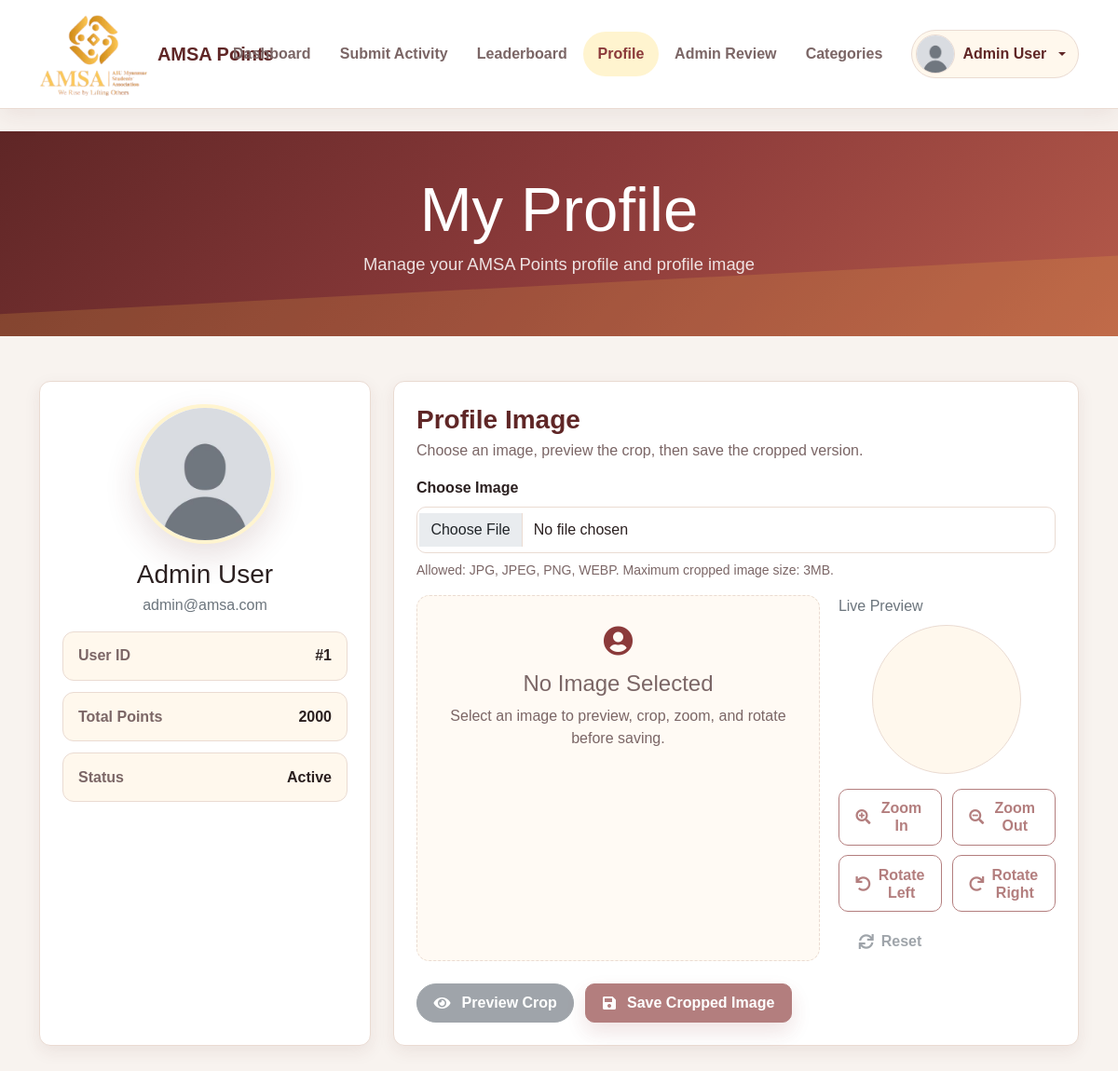
Screenshot of /point/profile.php (signed in) with the database file from the repository.
### tables this page shows
CREATE TABLE `user` (
  `id` int(11) NOT NULL,
  `name` varchar(100) NOT NULL,
  `password` varchar(255) NOT NULL,
  `email` varchar(150) NOT NULL,
  `role` enum('member','president','vice_president','secretary','male_treasurer','female_treasurer','system_admin') NOT NULL DEFAULT 'member',
  `status` enum('active','inactive','suspended') NOT NULL DEFAULT 'active',
  `profile_image` varchar(255) DEFAULT NULL,
  `last_login` datetime DEFAULT NULL,
  `created_at` datetime DEFAULT current_timestamp(),
  `updated_at` datetime DEFAULT NULL ON UPDATE current_timestamp()
);

### config/database.php (called while the page is built, shortened)
<?php
$conn = new mysqli(DB_HOST, DB_USER, DB_PASS, DB_NAME);
$conn->set_charset("utf8mb4");
function ensureProfileImageColumn() {
    global $conn;
    $stmt = $conn->prepare("
        SELECT COUNT(*) AS total
        FROM INFORMATION_SCHEMA.COLUMNS
        WHERE TABLE_SCHEMA = DATABASE()
          AND TABLE_NAME = 'user'
          AND COLUMN_NAME = 'profile_image'
    ");
    $stmt->execute();
    $exists = (int) ($stmt->get_result()->fetch_assoc()['total'] ?? 0);
    if ($exists > 0) {
        return true;
    }
    return $conn->query("ALTER TABLE `user` ADD COLUMN `profile_image` varchar(255) DEFAULT NULL AFTER `status`");
}
function profileImageUrl($profileImage = null, $prefix = '../') {
    $profileImage = trim((string) $profileImage);
    return rtrim($prefix, '/') . '/img/user.jpg';
}
function getUserProfile($userId) {
    global $conn;
    ensureProfileImageColumn();
    $stmt = $conn->prepare("
        SELECT u.id, u.name, u.email, u.role, u.status, u.created_at, u.profile_image,
               COALESCE(up.total_points, 0) AS total_points
        FROM user u
        LEFT JOIN user_points up ON up.user_id = u.id
        WHERE u.id = ?
    ");
    $stmt->bind_param("i", $userId);
    $stmt->execute();
    return $stmt->get_result()->fetch_assoc();
}
function currentUserId() {
    if (isset($_SESSION['user_id'])) {
        return (int) $_SESSION['user_id'];
    }
    return null;
}
function normalizeRole($role) {
    return $role === 'admin' ? 'system_admin' : $role;
}
function adminRoleValues() {
    return [
        'president',
        'vice_president',
        'secretary',
        'male_treasurer',
        'female_treasurer',
        'system_admin',
    ];
}
function isAdminRole($role) {
    return in_array(normalizeRole($role), adminRoleValues(), true);
}
function currentUserRole() {
    global $conn;
    $userId = currentUserId();
    $stmt = $conn->prepare("SELECT role FROM user WHERE id = ? AND status = 'active'");
    $stmt->bind_param("i", $userId);
    $stmt->execute();
    $user = $stmt->get_result()->fetch_assoc();
    if ($user) {
        $role = normalizeRole($user['role']);
        return $role;
    }
    return null;
}
?>

### point/profile.php (the view, shortened to what this page needs)
<?php
require_once '../config/database.php';
$userId = currentUserId();
$profile = getUserProfile($userId);
$profileImageUrl = profileImageUrl($profile['profile_image'] ?? null, '../');
?>
<!DOCTYPE html>
<html lang="en">
<head>
    <link href="https://cdn.jsdelivr.net/npm/bootstrap@5.0.0/dist/css/bootstrap.min.css" rel="stylesheet">
    <link href="https://cdnjs.cloudflare.com/ajax/libs/cropperjs/1.6.2/cropper.min.css" rel="stylesheet">
    <link href="points-style.css" rel="stylesheet">
    <link href="https://cdnjs.cloudflare.com/ajax/libs/font-awesome/5.10.0/css/all.min.css" rel="stylesheet">
</head>
<body class="points-page">
    <?php include __DIR__ . '/includes/navbar.php'; ?>
    <div class="container-fluid bg-primary points-hero py-5 mb-5">
        <div class="container text-center">
            <h1 class="display-4 text-white">My Profile</h1>
            <p class="text-white">Manage your AMSA Points profile and profile image</p>
        </div>
    </div>
    <div class="container points-page-shell mb-5">
        <div class="row g-4">
            <div class="col-lg-4">
                <div class="amsa-card profile-card text-center h-100">
                    <img src="<?php echo htmlspecialchars($profileImageUrl); ?>" class="profile-avatar-lg" alt="Profile image">
                    <h3 class="mt-3 mb-1"><?php echo htmlspecialchars($profile['name']); ?></h3>
                    <p class="text-muted mb-3"><?php echo htmlspecialchars($profile['email']); ?></p>
                    <div class="profile-meta-list">
                        <div><span>User ID</span><strong>#<?php echo (int) $profile['id']; ?></strong></div>
                        <div><span>Total Points</span><strong><?php echo (int) $profile['total_points']; ?></strong></div>
                        <div><span>Status</span><strong><?php echo htmlspecialchars(ucfirst($profile['status'])); ?></strong></div>
                    </div>
                </div>
            </div>
            <div class="col-lg-8">
                <div class="amsa-card profile-editor-card">
                    <div class="points-section-header mt-0">
                        <div>
                            <h3>Profile Image</h3>
                            <p>Choose an image, preview the crop, then save the cropped version.</p>
                        </div>
                    </div>
                    <form method="POST" id="profileImageForm">
                        <div class="mb-3">
                            <label class="form-label">Choose Image</label>
                            <input type="file" id="profileImageInput" class="form-control amsa-form-control" accept="image/jpeg,image/jpg,image/png,image/webp,.jpg,.jpeg,.png,.webp">
                            <div class="amsa-upload-hint">Allowed: JPG, JPEG, PNG, WEBP. Maximum cropped image size: 3MB.</div>
                        </div>
                        <div class="profile-crop-layout">
                            <div class="profile-crop-stage">
                                <div id="cropPlaceholder" class="amsa-empty-state">
                                    <i class="fas fa-user-circle fa-2x mb-3 text-primary"></i>
                                    <h4>No Image Selected</h4>
                                    <p class="mb-0">Select an image to preview, crop, zoom, and rotate before saving.</p>
                                </div>
                            </div>
                            <div class="profile-preview-panel">
                                <span class="text-muted d-block mb-2">Live Preview</span>
                                <div class="profile-preview"></div>
                                <div class="profile-crop-actions mt-3">
                                    <button type="button" class="btn btn-outline-primary amsa-btn amsa-btn-ghost" id="zoomInBtn" disabled><i class="fas fa-search-plus"></i> Zoom In</button>
                                    <button type="button" class="btn btn-outline-primary amsa-btn amsa-btn-ghost" id="zoomOutBtn" disabled><i class="fas fa-search-minus"></i> Zoom Out</button>
                                    <button type="button" class="btn btn-outline-primary amsa-btn amsa-btn-ghost" id="rotateLeftBtn" disabled><i class="fas fa-undo"></i> Rotate Left</button>
                                    <button type="button" class="btn btn-outline-primary amsa-btn amsa-btn-ghost" id="rotateRightBtn" disabled><i class="fas fa-redo"></i> Rotate Right</button>
                                    <button type="button" class="btn btn-outline-secondary amsa-btn amsa-btn-secondary" id="resetBtn" disabled><i class="fas fa-sync"></i> Reset</button>
                                </div>
                            </div>
                        </div>
                        <div class="amsa-button-group mt-4">
                            <button type="button" class="btn btn-secondary amsa-btn amsa-btn-secondary" id="previewCropBtn" disabled>
                                <i class="fas fa-eye me-1"></i> Preview Crop
                            </button>
                            <button type="submit" class="btn btn-primary amsa-btn amsa-btn-primary" id="saveProfileImageBtn" disabled>
                                <i class="fas fa-save me-1"></i> Save Cropped Image
                            </button>
                        </div>
                    </form>
                </div>
            </div>
        </div>
    </div>
</body>
</html>

### point/includes/navbar.php (shortened to what this page needs)
<?php
$pointsUser = currentUserId() ? getUserProfile(currentUserId()) : null;
$pointsUserName = $pointsUser['name'] ?? ($_SESSION['user_name'] ?? 'AMSA User');
$pointsUserRole = currentUserRole();
$pointsAvatar = profileImageUrl($pointsUser['profile_image'] ?? null, '../');
$pointsIsAdmin = isAdminRole($pointsUserRole);
function pointsNavActive($page) {
    return basename($_SERVER['PHP_SELF']) === $page ? 'active' : '';
}
?>
<nav class="navbar navbar-light bg-light points-navbar border-bottom mb-4">
    <div class="container points-nav-container">
        <a class="navbar-brand fw-bold points-nav-brand" href="my_points.php">
            <img src="../img/logo.png" class="points-nav-logo" alt="AMSA">
            <span>AMSA Points</span>
        </a>
        <div class="points-nav-links">
            <a class="nav-link <?php echo pointsNavActive('my_points.php'); ?>" href="my_points.php">Dashboard</a>
            <a class="nav-link <?php echo pointsNavActive('point_request.php'); ?>" href="point_request.php">Submit Activity</a>
            <a class="nav-link <?php echo pointsNavActive('leaderboard.php'); ?>" href="leaderboard.php">Leaderboard</a>
            <a class="nav-link <?php echo pointsNavActive('profile.php'); ?>" href="profile.php">Profile</a>
            <?php if ($pointsIsAdmin): ?>
                <a class="nav-link <?php echo pointsNavActive('admin_points.php'); ?>" href="admin_points.php">Admin Review</a>
                <a class="nav-link <?php echo pointsNavActive('point_categories_admin.php'); ?>" href="point_categories_admin.php">Categories</a>
            <?php endif; ?>
        </div>
        <div class="points-nav-profile dropdown">
            <button class="points-profile-toggle dropdown-toggle" type="button" id="pointsProfileDropdown" data-bs-toggle="dropdown" aria-expanded="false">
                <img src="<?php echo htmlspecialchars($pointsAvatar); ?>" class="points-nav-avatar" alt="Profile image">
                <span><?php echo htmlspecialchars($pointsUserName); ?></span>
            </button>
        </div>
    </div>
</nav>

### css/amsa-design-system.css (style rules this page uses)
:root { --amsa-color-primary: #8b3a3a; --amsa-color-primary-dark: #5f2626; --amsa-color-primary-soft: #b55a4a; --amsa-color-gold: #f4b942; --amsa-color-gold-soft: #fff4cf; --amsa-color-bg: #f8f3ef; --amsa-color-surface: #ffffff; --amsa-color-text: #2b2020; --amsa-color-text-muted: #7b6666; --amsa-color-border: #eadbd2; --amsa-color-success: #2f8f57; --amsa-color-error: #b44444; --amsa-color-warning: #f4b942; --amsa-color-info: #6b4a3d; --amsa-color-active: #2f8f57; --amsa-color-inactive: #8f7a72; --amsa-color-suspended: #b44444; --amsa-font-family: "Inter", "Segoe UI", Arial, sans-serif; --amsa-font-size-sm: 0.875rem; --amsa-font-size-base: 1rem; --amsa-font-size-lg: 1.125rem; --amsa-line-height: 1.6; --amsa-space-1: 0.25rem; --amsa-space-2: 0.5rem; --amsa-space-3: 0.75rem; --amsa-space-4: 1rem; --amsa-space-5: 1.5rem; --amsa-space-6: 2rem; --amsa-space-7: 3rem; --amsa-radius-sm: 8px; --amsa-radius-md: 12px; --amsa-radius-lg: 18px; --amsa-radius-pill: 999px; --amsa-shadow-sm: 0 6px 18px rgba(95, 38, 38, 0.08); --amsa-shadow-md: 0 14px 34px rgba(95, 38, 38, 0.12); --amsa-shadow-lg: 0 22px 54px rgba(95, 38, 38, 0.16); --amsa-transition-fast: 150ms ease; --amsa-transition-base: 220ms ease; --amsa-gradient-primary: linear-gradient(135deg, var(--amsa-color-primary-dark), var(--amsa-color-primary), var(--amsa-color-primary-soft)); --amsa-gradient-gold: linear-gradient(135deg, var(--amsa-color-gold), var(--amsa-color-gold-soft)); }
.amsa-card, .amsa-stat-card { background: var(--amsa-color-surface); border: 1px solid var(--amsa-color-border); border-radius: var(--amsa-radius-md); box-shadow: var(--amsa-shadow-sm); }
.amsa-card { padding: var(--amsa-space-5); }
.amsa-btn { display: inline-flex; align-items: center; justify-content: center; gap: var(--amsa-space-2); border: 1px solid transparent; border-radius: var(--amsa-radius-pill); padding: 0.65rem 1.1rem; font-weight: 700; line-height: 1.2; text-decoration: none; cursor: pointer; transition: background-color var(--amsa-transition-base), border-color var(--amsa-transition-base), color var(--amsa-transition-base), transform var(--amsa-transition-fast), box-shadow var(--amsa-transition-base); }
.amsa-btn-primary { background: var(--amsa-color-primary); color: #ffffff; box-shadow: 0 10px 22px rgba(139, 58, 58, 0.22); }
.amsa-btn-secondary { background: var(--amsa-color-gold); color: var(--amsa-color-text); }
.amsa-btn-ghost { background: transparent; border-color: var(--amsa-color-border); color: var(--amsa-color-primary); }
.amsa-form-control { width: 100%; border: 1px solid var(--amsa-color-border); border-radius: var(--amsa-radius-sm); padding: 0.75rem 0.9rem; color: var(--amsa-color-text); background: var(--amsa-color-surface); transition: border-color var(--amsa-transition-base), box-shadow var(--amsa-transition-base); }
.amsa-empty-state { border: 1px dashed var(--amsa-color-border); border-radius: var(--amsa-radius-md); background: #fffaf4; color: var(--amsa-color-text-muted); padding: var(--amsa-space-6); text-align: center; }
.amsa-upload-hint { color: var(--amsa-color-text-muted); font-size: var(--amsa-font-size-sm); margin-top: var(--amsa-space-2); }
.amsa-button-group { display: flex; flex-wrap: wrap; align-items: center; gap: var(--amsa-space-3); }
img, svg { max-width: 100%; }
.amsa-card, .amsa-stat-card, .amsa-alert, .amsa-empty-state, .amsa-table { overflow-wrap: anywhere; }
.amsa-btn, .amsa-form-control, .amsa-table a, .amsa-card a, button, [type="button"], [type="submit"], a { transition: background-color var(--amsa-transition-base), border-color var(--amsa-transition-base), color var(--amsa-transition-base), box-shadow var(--amsa-transition-base), transform var(--amsa-transition-base); }
.amsa-form-group label, label.form-label { color: var(--amsa-color-text); font-weight: 700; }

### rows the page displays
user: name "Admin User", email "admin@amsa.com", id "1", status "Active"

### other values shown
$profile['total_points'] "2000"
